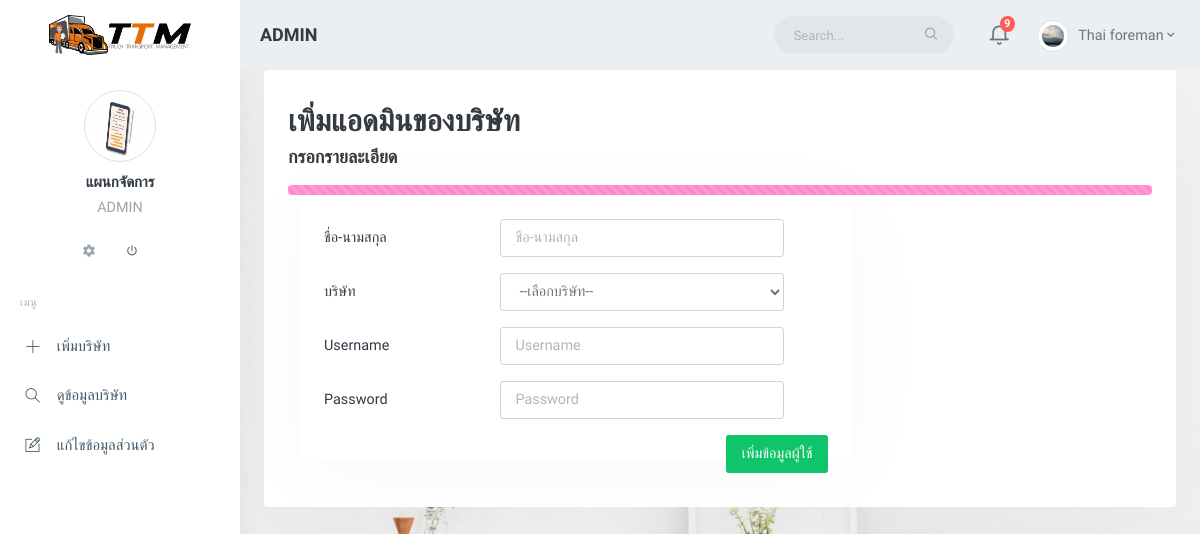
/admin_addcounter.php (signed in), run on the app's committed database.
### tables this page shows
CREATE TABLE `user` (
  `user_name` varchar(100) NOT NULL,
  `user_username` varchar(100) NOT NULL,
  `user_password` varchar(100) NOT NULL,
  `ad_id` int(3) NOT NULL,
  `user_id` int(100) NOT NULL,
  `ut_id` int(3) NOT NULL,
  `image` varchar(255) NOT NULL
);

### admin_addcounter.php (the view, shortened to what this page needs)
<?php
include("connectdb.php");
?>
<!DOCTYPE html>
<html lang="th">
    <head>
        <link href="assets/libs/sweetalert2/sweetalert2.min.css" rel="stylesheet" type="text/css" />
        <link rel="stylesheet" href="assets/libs/morris-js/morris.css" />
        <link href="assets/css/bootstrap.min.css" rel="stylesheet" type="text/css" />
        <link href="assets/css/icons.min.css" rel="stylesheet" type="text/css" />
        <link href="assets/css/app.min.css" rel="stylesheet" type="text/css" />
    </head>
    <body class="authentication-bg">
    <?php
        include("admin_addcounter_topbar.php");
    ?>
        <div id="wrapper">
    <?php
        include("admin_addcounter_left_sidebar.php");
    ?>
           <div class="content-page">
                <div class="content">
                    <div class="container-fluid">
                        <div class="row">
                            <div class="col-md-12">
                                <div class="card-box">
                                <h2 class="">เพิ่มแอดมินของบริษัท</h2>
                                            <h4>กรอกรายละเอียด</h4>
                                            <div class="progress">
                                                    <div class="progress-bar bg-pink progress-bar-striped progress-bar-animated" role="progressbar" aria-valuenow="40" aria-valuemin="0" aria-valuemax="100" style="width: 100%;">
                                                    </div>
                                                </div>
                                        <div class="col-xl-8">
                                            <div class="card-box">
                                                <form action="./get_counter.php" method="post" class="form-horizontal" role="form" data-parsley-validate novalidate>
                                                    <div class="form-group row">
                                                        <label for="hori-pass1" class="col-sm-4 col-form-label">ชื่อ-นามสกุล</label>
                                                        <div class="col-sm-7">
                                                            <input id="hori-pass1" type="text" name="admin_name" placeholder="ชื่อ-นามสกุล" required
                                                                   class="form-control">
                                                        </div>
                                                    </div>
                                                    <div class="form-group row">
                                                        <label for="hori-pass2" class="col-sm-4 col-form-label">บริษัท</label>
                                                        <div class="col-sm-7">
                                                            <select id="user_id" name="user_id" class="form-control">
                                                                <option value="">--เลือกบริษัท--</option>
                                                            </select>
                                                        </div>
                                                    </div>
                                                    <div class="form-group row">
                                                        <label for="hori-pass2" class="col-sm-4 col-form-label">Username</label>
                                                        <div class="col-sm-7">
                                                            <input data-parsley-equalto="#hori-pass1" type="text" name="admin_username" required
                                                                   placeholder="Username" class="form-control" id="hori-pass2">
                                                        </div>
                                                    </div>
                                                    <div class="form-group row">
                                                        <label for="hori-pass2" class="col-sm-4 col-form-label">Password</label>
                                                        <div class="col-sm-7">
                                                            <input data-parsley-equalto="#hori-pass1" type="password" name="admin_password" required
                                                                   placeholder="Password" class="form-control" id="hori-pass2">
                                                        </div>
                                                    </div>
                                                   <div class="form-group mb-0">
                                                        <div class="float-right">
                                                                <button type="submit" name="submit" class="btn btn-success  waves-light" ><span>เพิ่มข้อมูลผู้ใช้</span></button>
                                                        </div>
                                                    </div>
                                                </form>
                                        </div>
                                    </div>
                            </div>
                        </div>
                    </div>
                </div>
            </div>
        </div>
    </body>
</html>

### admin_addcounter_topbar.php (shortened to what this page needs)
<?php
require("connectdb.php");
?>
 <?php
           $query = "SELECT * FROM user WHERE  user_id = '$_SESSION[user_id]'";
           $res = mysqli_query($con,$query);
           while ($row = mysqli_fetch_array($res)){
?>
                <div class="navbar-custom">
                    <ul class="list-unstyled topnav-menu float-right mb-0">
                        <li class="d-none d-sm-block">
                            <form class="app-search">
                                <div class="app-search-box">
                                    <div class="input-group">
                                        <input type="text" class="form-control" placeholder="Search...">
                                        <div class="input-group-append">
                                            <button class="btn" type="submit">
                                                <i class="fe-search"></i>
                                            </button>
                                        </div>
                                    </div>
                                </div>
                            </form>
                        </li>
                        <li class="dropdown notification-list">
                            <a class="nav-link dropdown-toggle  waves-effect" data-toggle="dropdown" href="#" role="button" aria-haspopup="false" aria-expanded="false">
                                <i class="fe-bell noti-icon"></i>
                                <span class="badge badge-danger rounded-circle noti-icon-badge">9</span>
                            </a>
                        </li>
                        <li class="dropdown notification-list">
                            <a class="nav-link dropdown-toggle nav-user mr-0 waves-effect" data-toggle="dropdown" href="#" role="button" aria-haspopup="false" aria-expanded="false">
                            <img  src="assets/images/users/<?php echo $row["image"];?>" class="rounded-circle img-thumbnail avatar-lg">
                                <span class="pro-user-name ml-1">
                                <?php echo $row["user_name"];?><i class="mdi mdi-chevron-down"></i>
                                </span>
                            </a>
                        </li>
                    </ul>
                    <div class="logo-box">
                        <a href="index.html" class="logo text-center">
                            <span class="logo-lg">
                                <img src="assets/images/logo.png" alt="" height="40">
                            </span>
                        </a>
                    </div>
                    <ul class="list-unstyled topnav-menu topnav-menu-left m-0">
                        <li>
                            <h4 class="page-title-main">ADMIN</h4>
                        </li>
                    </ul>
                </div>
<?php
    }
?>

### admin_addcounter_left_sidebar.php (shortened to what this page needs)
<?php
include("connectdb.php");
           $query = "SELECT * FROM user WHERE   ad_id = '$_SESSION[ad_id]'";
           $res = mysqli_query($con,$query);
           while ($row = mysqli_fetch_array($res)){
?>
<div class="left-side-menu">
<div class="slimscroll-menu">
    <div class="user-box text-center">
        <img  src="assets/images/users/<?php echo $row["image"];?>" class="rounded-circle img-thumbnail avatar-lg">
        <div class="dropdown">
            <a href="#" class="text-dark dropdown-toggle h5 mt-2 mb-1 d-block">
            <?php echo $row["user_name"];?></a>
        </div>
        <p class="text-muted">ADMIN</p>
        <ul class="list-inline">
            <li class="list-inline-item">
                <a href="setting_counter.php" class="text-muted">
                    <i class="mdi mdi-settings"></i>
                </a>
            </li>
            <li class="list-inline-item">
            <a href="logout.php" name="logout" type="submit"  class="dropdown-item notify-item">
                    <i class="mdi mdi-power"></i>
                </a>
            </li>
        </ul>
    </div>
    <div id="sidebar-menu">
        <ul class="metismenu" id="side-menu">
            <li class="menu-title">เมนู</li>
            <li>
                <a href="admin_addcompany.php">
                    <i class="ti-plus"></i>
                    <span> เพิ่มบริษัท </span>
                </a>
            </li>
            <li>
                <a href="admin_allcompany.php">
                    <i class="ti-search"></i>
                    <span> ดูข้อมูลบริษัท </span>
                </a>
            </li>
             <li>
                <a href="setting_counter.php">
                    <i class="ti-pencil-alt"></i>
                    <span> แก้ไขข้อมูลส่วนตัว </span>
                </a>
            </li>
                    </div>
    </div>
</div>
</div>
<?php
           }
           ?>

### data on the page
user: image (picture), user_name "Thai foreman"
user: image (picture), user_name "แผนกจัดการ"
